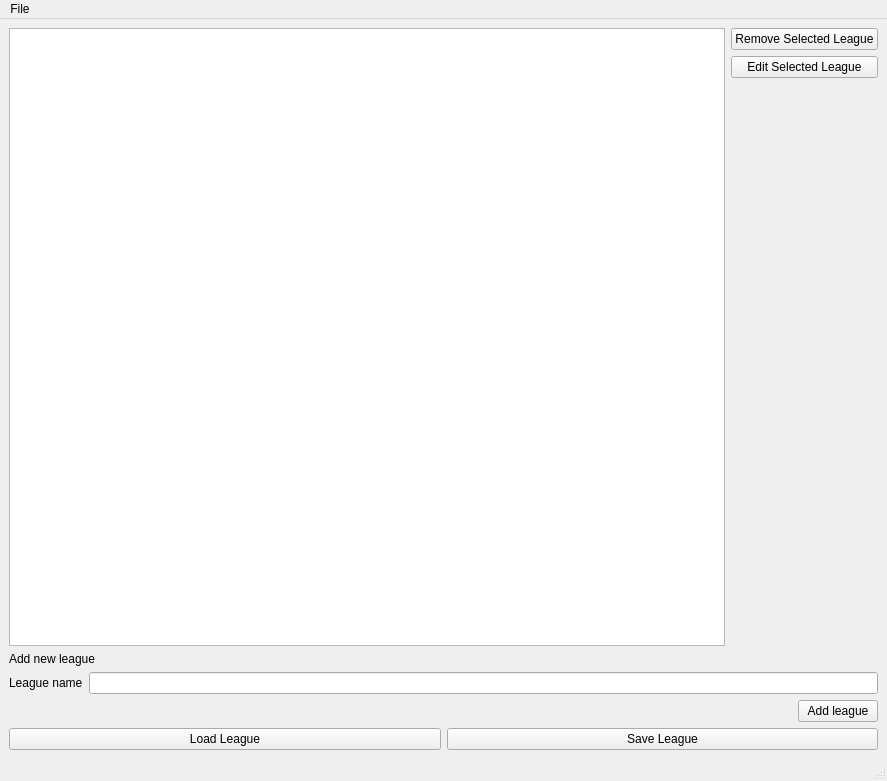
<?xml version="1.0" encoding="UTF-8"?>
<ui version="4.0">
 <class>MainWindow</class>
 <widget class="QMainWindow" name="MainWindow">
  <property name="geometry">
   <rect>
    <x>0</x>
    <y>0</y>
    <width>887</width>
    <height>781</height>
   </rect>
  </property>
  <property name="windowTitle">
   <string>MainWindow</string>
  </property>
  <widget class="QWidget" name="centralwidget">
   <layout class="QVBoxLayout" name="verticalLayout_2">
    <item>
     <layout class="QHBoxLayout" name="horizontalLayout_2">
      <item>
       <layout class="QHBoxLayout" name="horizontalLayout">
        <item>
         <widget class="QListWidget" name="league_list_widget"/>
        </item>
       </layout>
      </item>
      <item>
       <layout class="QVBoxLayout" name="verticalLayout">
        <item>
         <widget class="QPushButton" name="remove_button">
          <property name="text">
           <string>Remove Selected League</string>
          </property>
         </widget>
        </item>
        <item>
         <widget class="QPushButton" name="edit_selected_league">
          <property name="text">
           <string>Edit Selected League</string>
          </property>
         </widget>
        </item>
        <item>
         <spacer name="verticalSpacer">
          <property name="orientation">
           <enum>Qt::Vertical</enum>
          </property>
          <property name="sizeHint" stdset="0">
           <size>
            <width>20</width>
            <height>40</height>
           </size>
          </property>
         </spacer>
        </item>
       </layout>
      </item>
     </layout>
    </item>
    <item>
     <layout class="QHBoxLayout" name="horizontalLayout_8">
      <item>
       <layout class="QVBoxLayout" name="verticalLayout_3">
        <item>
         <widget class="QLabel" name="label">
          <property name="text">
           <string>Add new league </string>
          </property>
         </widget>
        </item>
        <item>
         <layout class="QHBoxLayout" name="horizontalLayout_6">
          <item>
           <widget class="QLabel" name="email_label">
            <property name="text">
             <string>League name</string>
            </property>
           </widget>
          </item>
          <item>
           <widget class="QLineEdit" name="name_line_edit"/>
          </item>
         </layout>
        </item>
        <item>
         <layout class="QHBoxLayout" name="horizontalLayout_7">
          <item>
           <spacer name="horizontalSpacer_2">
            <property name="orientation">
             <enum>Qt::Horizontal</enum>
            </property>
            <property name="sizeHint" stdset="0">
             <size>
              <width>40</width>
              <height>20</height>
             </size>
            </property>
           </spacer>
          </item>
          <item>
           <widget class="QPushButton" name="add_button">
            <property name="text">
             <string>Add league</string>
            </property>
           </widget>
          </item>
         </layout>
        </item>
       </layout>
      </item>
     </layout>
    </item>
    <item>
     <layout class="QHBoxLayout" name="horizontalLayout_3">
      <item>
       <widget class="QPushButton" name="load_league_button">
        <property name="text">
         <string>Load League</string>
        </property>
       </widget>
      </item>
      <item>
       <widget class="QPushButton" name="save_league_button">
        <property name="text">
         <string>Save League</string>
        </property>
       </widget>
      </item>
     </layout>
    </item>
   </layout>
  </widget>
  <widget class="QMenuBar" name="menubar">
   <property name="geometry">
    <rect>
     <x>0</x>
     <y>0</y>
     <width>887</width>
     <height>24</height>
    </rect>
   </property>
   <widget class="QMenu" name="menuFile">
    <property name="title">
     <string>File</string>
    </property>
   </widget>
   <addaction name="menuFile"/>
  </widget>
  <widget class="QStatusBar" name="statusbar"/>
  <action name="load_league">
   <property name="text">
    <string>Load League</string>
   </property>
  </action>
  <action name="save_league">
   <property name="text">
    <string>Save League</string>
   </property>
  </action>
 </widget>
 <resources/>
 <connections/>
</ui>
